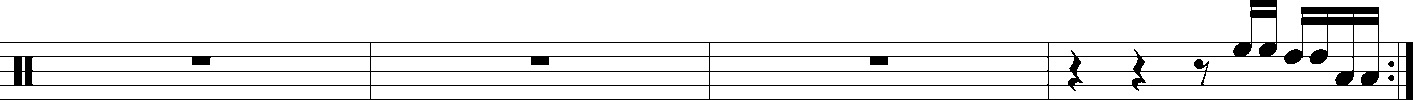
#> input picture sy/easy_staff_color/train.106.jpg, 1413 x 100 px, given as the content of the folder D:/music-sheet-algoritm/easy_staff_color/not_color, which was not available
$ python color_change.py
#> lines starting #> are read from the running program, lines starting #| are printed output that depends on the picture
import os
import cv2

# 입력 폴더 경로 설정
input_folder = r'D:\music-sheet-algoritm\easy_staff_color\not_color'

# 출력 폴더 경로 설정
output_folder = r'D:\music-sheet-algoritm\easy_staff_color'

# 입력 폴더 내 모든 이미지 파일 불러오기
image_files = [f for f in os.listdir(input_folder) if f.lower().endswith('.png') or f.lower().endswith('.jpg')]

# 각 이미지 파일에 대해 작업 수행
for image_file in image_files:
    input_path = os.path.join(input_folder, image_file)

    # 이미지 불러오기
    binary_sheet = cv2.imread(input_path, cv2.IMREAD_ANYCOLOR)
#> binary_sheet is the input picture: shape (100, 1413); min 0, max 255, mean 233.2

    # 색상 반전
    colored_sheet = cv2.bitwise_not(binary_sheet)
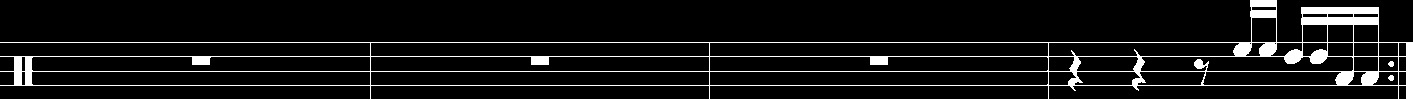
#> colored_sheet: shape (100, 1413); min 0, max 255, mean 21.8

    # 출력 파일 경로 설정
    output_path = os.path.join(output_folder, image_file)

    # 이미지 저장
    cv2.imwrite(output_path, colored_sheet)

$ run again, on sy/easy_staff_color/train.132.jpg
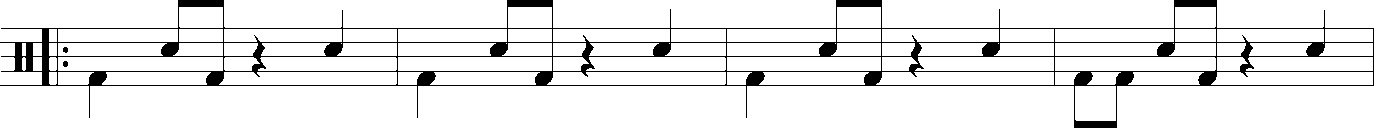
#> input picture sy/easy_staff_color/train.132.jpg, 1374 x 128 px, given as the content of the folder D:/music-sheet-algoritm/easy_staff_color/not_color, which was not available
#> binary_sheet is the input picture: shape (128, 1374); min 0, max 255, mean 234
#> `colored_sheet = cv2.bitwise_not(binary_sheet)`:
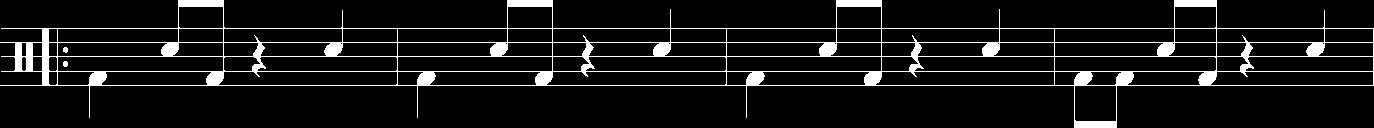
#> colored_sheet: shape (128, 1374); min 0, max 255, mean 21

$ run again, on sy/easy_staff_color/train.138.jpg
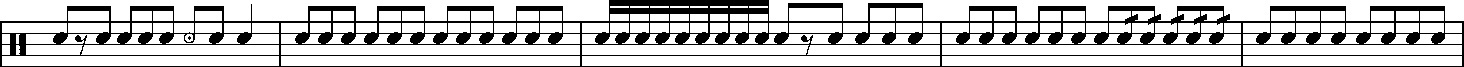
#> input picture sy/easy_staff_color/train.138.jpg, 1464 x 67 px, given as the content of the folder D:/music-sheet-algoritm/easy_staff_color/not_color, which was not available
#> binary_sheet is the input picture: shape (67, 1464); min 0, max 255, mean 194.1
#> `colored_sheet = cv2.bitwise_not(binary_sheet)`:
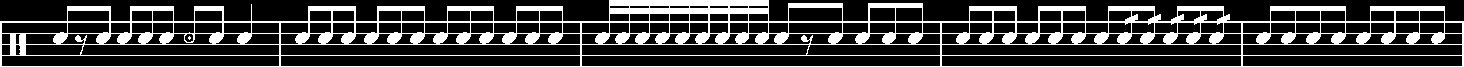
#> colored_sheet: shape (67, 1464); min 0, max 255, mean 60.9

$ run again, on sy/easy_staff_color/train.152.jpg
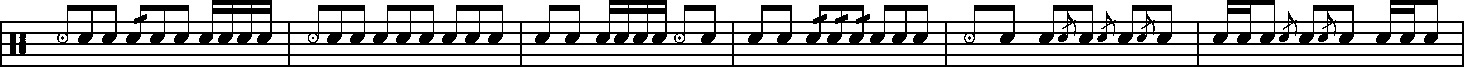
#> input picture sy/easy_staff_color/train.152.jpg, 1464 x 67 px, given as the content of the folder D:/music-sheet-algoritm/easy_staff_color/not_color, which was not available
#> binary_sheet is the input picture: shape (67, 1464); min 0, max 255, mean 181.8
#> `colored_sheet = cv2.bitwise_not(binary_sheet)`:
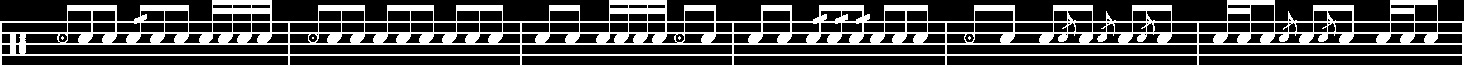
#> colored_sheet: shape (67, 1464); min 0, max 255, mean 73.2
